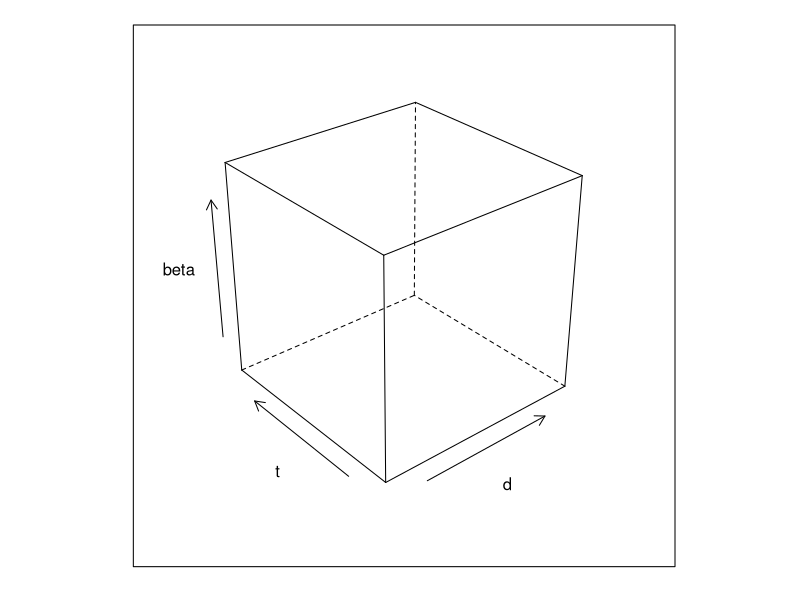
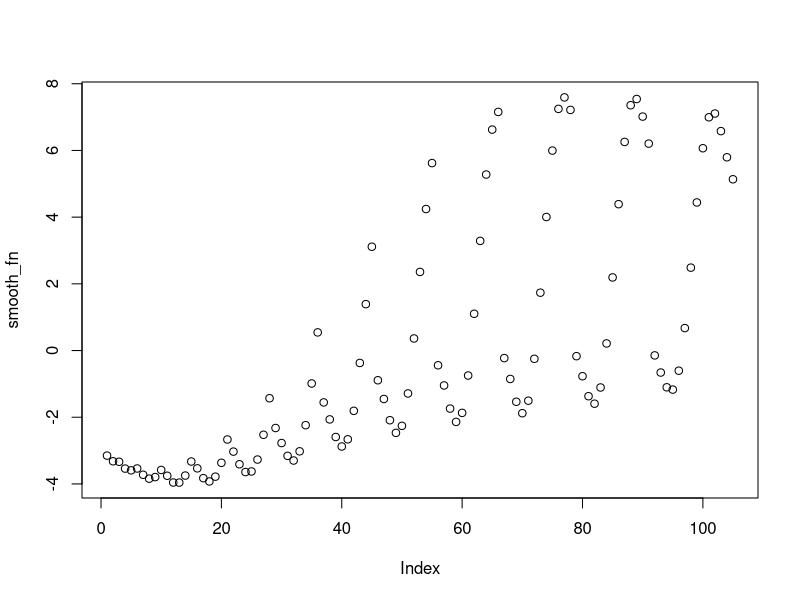

Here is the R script that generated these plots, in order:
#1-dimensional
#library(splines)
#beta.range <- seq(-1,1,length.out=1000)
##natural spline for values from 0 to 1 with degrees of freedom equal to the number of basis functions 
#X <- ns(beta.range, df=num_bf)
#coef <- rnorm(num_bf)
#smooth_fn <- X %*% coef
##identify a certain number of coefficients 
#points(beta.range[seq(1,1000,by=100)], smooth_fn[seq(1,1000,by=100)],
#       col="red",pch=16)

# D <- 14
# num_coeff <- D*(D + 1)/2
# Sigma_d <- matrix(NA, nrow = num_coeff, ncol = num_coeff)
# Sigma_t <- matrix(NA, nrow = num_coeff, ncol = num_coeff)
# for (i in 1:num_coeff) {
#   for (j in 1:num_coeff) {
#     d_i <- ceiling((sqrt(1 + 8*i) - 1)/2)
#     d_j <- ceiling((sqrt(1 + 8*j) - 1)/2)
#     t_i <- i - d_i*(d_i-1)/2
#     t_j <- j - d_j*(d_j-1)/2
#     Sigma_d[i,j] <- abs(d_i - d_j)
#     Sigma_t[i,j] <- abs(t_i - t_j)
#   }
# }
# 
# Sigma = exp(-Sigma_d - Sigma_t) #multi-dimensional product without hyperparameters
# 
# mu <- rep(0, num_coeff)
# 
# library(mvtnorm)
# set.seed(2024)
# beta <- as.vector(mvtnorm::rmvnorm(n = 1, mean = mu, sigma = Sigma))

#number of basis functions 
num_bf <- 10

ntimes <- 1:14
d <- rep(1:14, ntimes)
t <- c(1, 1:2, 1:3, 1:4, 1:5, 1:6, 1:7, 1:8, 1:9, 1:10, 1:11, 1:12, 1:13, 1:14)

coord <- matrix(c(d, t), byrow = F, ncol = 2)
colnames(coord) <- c("d", "t")
str(coord)

##https://asbates.rbind.io/2019/03/01/thin-plate-splines/
beta <- rep(1,105) #does not matter, just need something for the dummy model 
dat <- data.frame(coord, beta)

library(lattice)
wireframe(beta ~ d*t, dat) #this looks weird because we do not use expand.grid() i.e. we do not have 1-14 days for each of the 14 durations

#isotropic smooth - bs and m are defaults
#need to understand the inputs 
library(mgcv)

fit <- gam(dat$beta ~ s(dat$d, dat$t, bs = "tp", k = num_bf + 1), fit=FALSE) 

X_2d <- fit$X[,-1, drop = FALSE] #remove intercept 

#generate magnitude for each basis function from std. normal 
#coef <- rnorm(ncol(X_2d))
coef <- rnorm(num_bf) #number of basis functions should equal the number of columns in the model matrix (+1 with intercept)

#smooth function is the linear combination of the natural spline values and the magnitudes/coefficients
smooth_fn <- X_2d %*% coef

#plot of smooth function 
plot(smooth_fn)


# install.packages("fields")
# library(fields)
# tps_fields <- Tps(coord, beta, m = num_bf)
# 
# pred_fields <- predict(tps_fields)
# 
# library(tidyverse)
# dat <- dat %>% mutate(fitted_beta = as.vector(pred_fields))
# 
# wire_cloud <- function(x,y,z, point_z,...){
#   panel.wireframe(x,y,z,...)
#   panel.cloud(x,y,point_z,...)
# }
# 
# wireframe(beta ~ d*t, data = dat,
#           panel = wire_cloud, point_z = dat$fitted_beta,
#           pch = 16)
